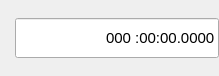
<?xml version="1.0" encoding="UTF-8"?>
<ui version="4.0">
 <class>tlinsWCoordinateDegris</class>
 <widget class="QWidget" name="tlinsWCoordinateDegris">
  <property name="geometry">
   <rect>
    <x>0</x>
    <y>0</y>
    <width>219</width>
    <height>76</height>
   </rect>
  </property>
  <property name="sizePolicy">
   <sizepolicy hsizetype="Expanding" vsizetype="Minimum">
    <horstretch>0</horstretch>
    <verstretch>0</verstretch>
   </sizepolicy>
  </property>
  <property name="minimumSize">
   <size>
    <width>165</width>
    <height>40</height>
   </size>
  </property>
  <property name="maximumSize">
   <size>
    <width>16777215</width>
    <height>16777215</height>
   </size>
  </property>
  <property name="windowTitle">
   <string>Form</string>
  </property>
  <property name="autoFillBackground">
   <bool>false</bool>
  </property>
  <layout class="QHBoxLayout" name="horizontalLayout">
   <property name="leftMargin">
    <number>0</number>
   </property>
   <property name="topMargin">
    <number>0</number>
   </property>
   <property name="rightMargin">
    <number>0</number>
   </property>
   <property name="bottomMargin">
    <number>0</number>
   </property>
   <item>
    <widget class="QLabel" name="coordinateName">
     <property name="font">
      <font>
       <pointsize>11</pointsize>
      </font>
     </property>
     <property name="text">
      <string/>
     </property>
    </widget>
   </item>
   <item>
    <widget class="QLineEdit" name="degris">
     <property name="sizePolicy">
      <sizepolicy hsizetype="Expanding" vsizetype="Fixed">
       <horstretch>0</horstretch>
       <verstretch>0</verstretch>
      </sizepolicy>
     </property>
     <property name="minimumSize">
      <size>
       <width>0</width>
       <height>40</height>
      </size>
     </property>
     <property name="maximumSize">
      <size>
       <width>16777215</width>
       <height>40</height>
      </size>
     </property>
     <property name="sizeIncrement">
      <size>
       <width>2</width>
       <height>2</height>
      </size>
     </property>
     <property name="font">
      <font>
       <pointsize>11</pointsize>
       <weight>50</weight>
       <bold>false</bold>
       <kerning>true</kerning>
      </font>
     </property>
     <property name="inputMask">
      <string>#009:09:09.9000</string>
     </property>
     <property name="text">
      <string>000:00:00.0000</string>
     </property>
     <property name="alignment">
      <set>Qt::AlignRight|Qt::AlignTrailing|Qt::AlignVCenter</set>
     </property>
    </widget>
   </item>
  </layout>
 </widget>
 <resources/>
 <connections>
  <connection>
   <sender>degris</sender>
   <signal>editingFinished()</signal>
   <receiver>tlinsWCoordinateDegris</receiver>
   <slot>update()</slot>
   <hints>
    <hint type="sourcelabel">
     <x>179</x>
     <y>12</y>
    </hint>
    <hint type="destinationlabel">
     <x>119</x>
     <y>12</y>
    </hint>
   </hints>
  </connection>
 </connections>
</ui>
